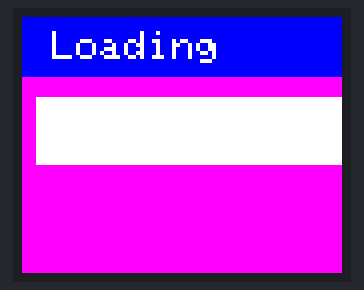
Bench run of a sketch on a simulated ESP32. On the bench: 160×128 colour display. What the sketch prints to the serial monitor is not drawn.

Above: at 1.8 s.
At 4.3 s:
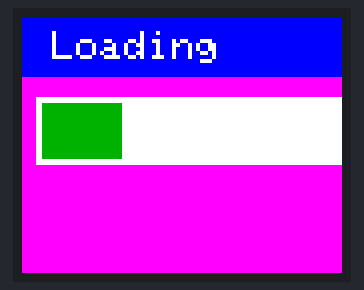
At 6.3 s:
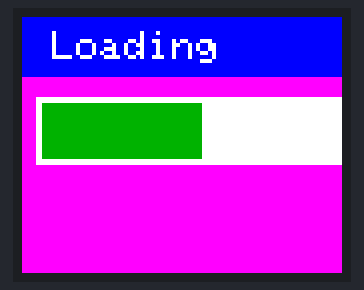
At 8.3 s:
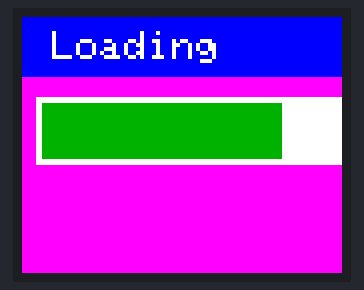
At 10.3 s:
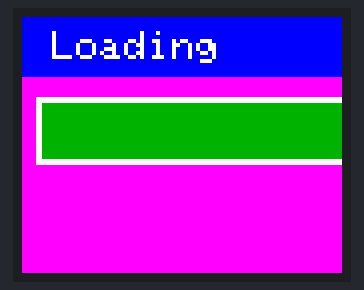
At 13.3 s:
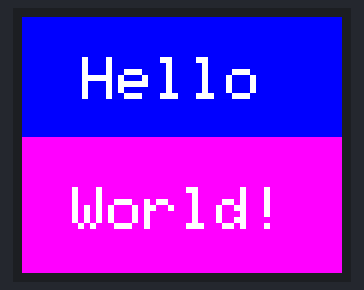

The sketch:

TFT_dispaly_sketch.ino
```cpp
// (licence header left out)
#include <Adafruit_GFX.h>
#include <Adafruit_ST7735.h>
#include <SPI.h>

#define TFT_CS     27
#define TFT_RST    4
#define TFT_DC     2

Adafruit_ST7735 tft = Adafruit_ST7735(TFT_CS, TFT_DC, TFT_RST);

// x coordinates used to create loading bar animation effect
int x = 10, x1 = 20;

void loadingBar(){
      uint16_t darkGreen = tft.color565(0, 179, 0); // creates a custom RGB darkGreen color
      tft.fillScreen(ST77XX_MAGENTA); // fills screen with magenta/purple color
      tft.fillRect(0, 0, 160, 30, ST77XX_BLUE); // creates a blue background for text "Loading"

      tft.setTextSize(2);
      tft.setCursor(15, 7);
      tft.setTextColor(ST77XX_WHITE);
      tft.print("Loading");
      tft.fillRect(7, 40, 160, 34, ST77XX_WHITE); // background for the loading bar
      delay(1500);

      for(int i = 0; i < 10; i++){
          tft.fillRect(x, 43, x1, 28, darkGreen);
          delay(1000);

          x += 10;
          Serial.print("\nValue of x: ");
          Serial.print(x);
          Serial.print("\t");

          x1 += 10;
          Serial.print("| Value of x1: ");
          Serial.println(x1);
      }
}

void setup(){
      Serial.begin(115200);
      tft.initR(INITR_BLACKTAB);
      tft.setRotation(3);
      tft.fillScreen(ST77XX_BLACK);
      delay(1500);

      loadingBar();

      tft.fillRect(0, 0, 160, 60, ST77XX_BLUE);  // draw a blue colored rectangle
      tft.setTextSize(3);
      tft.setCursor(30, 20);
      tft.setTextColor(ST77XX_WHITE);
      tft.print("Hello");

      tft.fillRect(0, 60, 160, 128, ST77XX_MAGENTA);  // draw a green colored rectangle
      tft.setTextSize(3);
      tft.setCursor(25, 85);
      tft.setTextColor(ST77XX_WHITE);
      tft.print("World!");

}
void loop(){}
```

adafruit_command_list.ino
```cpp
/*
common colors:
ST77XX_BLACK, ST77XX_WHITE, ST77XX_RED, ST77XX_GREEN, ST77XX_BLUE,
ST77XX_CYAN, ST77XX_MAGENTA, ST77XX_YELLOW, ST77XX_ORANGE, ST77XX_PINK

Clear screen --> tft.fillScreen(ST77XX_BLACK);

tft.setTextWrap(true);  // places text on the next line if exceeding screen width
tft.setTextWrap(false); // Text goes off screen

Pixel --> tft.drawPixel(x, y, color);
tft.drawPixel(50, 30, ST77XX_RED);

Line  --> tft.drawLine(x0, y0, x1, y1, color);
tft.drawLine(10, 10, 100, 50, ST77XX_WHITE);
tft.drawFastHLine(0, 60, 128, ST77XX_GREEN);  // Horizontal line
tft.drawFastVLine(64, 0, 160, ST77XX_BLUE);   // Vertical line

Rectangle --> tft.drawRect(x, y, w, h, color);
tft.drawRect(10, 10, 50, 30, ST77XX_YELLOW);       // Outline
tft.fillRect(10, 10, 50, 30, ST77XX_CYAN);         // Filled
Fill rectangle -->  tft.fillRect(x, y, w, h, color);

Circle  --> tft.drawCircle(x, y, r, color);
tft.drawCircle(64, 74, 20, ST77XX_RED);   // Center (x=64, y=74), radius=20
tft.fillCircle(64, 74, 20, ST77XX_GREEN); // Filled
Fill circle --> tft.fillCircle(x, y, r, color);

Triangle  --> tft.drawTriangle(x0, y0, x1, y1, x2, y2, color);
tft.drawTriangle(10, 100, 60, 20, 110, 100, ST77XX_MAGENTA);
//      tft.fillTriangle(20, 40, 60, 40, 20, 80, ST77XX_BLUE); // right angled triangle when screen rotated at 3 for inverted landscape
Fill triangle --> tft.fillTriangle(x0, y0, x1, y1, x2, y2, color);

Round rectangle --> tft.drawRoundRect(x, y, w, h, r, color);
tft.drawRoundRect(10, 10, 100, 50, 8, ST77XX_RED);
tft.fillRoundRect(10, 10, 100, 50, 8, ST77XX_BLUE);
Fill round rectangle  --> tft.fillRoundRect(x, y, w, h, r, color);

Text color  --> tft.setTextColor(fg color , bg color);
tft.setTextColor(ST77XX_YELLOW); // Solid text color
tft.setTextColor(ST77XX_RED, ST77XX_BLACK); // Red text with black background


Text size --> tft.setTextSize(n);
tft.setTextSize(1);   // Smallest
tft.setTextSize(2);   // Double scale
tft.setTextSize(3);   // Triple scale


Text position -->  tft.setCursor(x, y);
tft.setCursor(10, 20);  // x=10, y=20
tft.print("Hello");


Rotation  -->  tft.setRotation(0–3);
tft.setRotation(0);  // 0–3 → 0=>portait, 1=>landscape, 2=>upside down/inverted portait, 3=>inverted landscape

Invert display  -->  tft.invertDisplay(true/false);

// Get width and height
int w = tft.width();
int h = tft.height();
Serial.print("Screen: ");
Serial.print(w);
Serial.print("x");
Serial.println(h);

// create custom colors            ( R,   G,  B)
uint16_t customColor = tft.color565(255, 128, 0); // Orange
tft.fillScreen(customColor);

*/
```

Measured:
- what the display in image 0 shows lasts 1.5 s, from 1.7 s to 3.2 s
- what the display in image 1 shows lasts 1.0 s, from 4.2 s to 5.2 s
- what the display in image 4 shows lasts 3.0 s, from 10.2 s to 13.2 s
